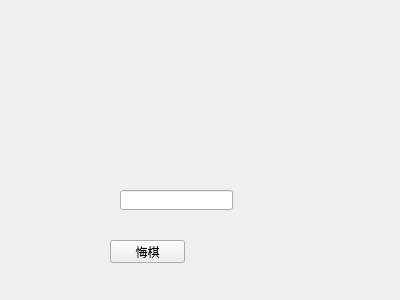
<?xml version="1.0" encoding="UTF-8"?>
<ui version="4.0">
 <class>Widget</class>
 <widget class="QWidget" name="Widget">
  <property name="geometry">
   <rect>
    <x>0</x>
    <y>0</y>
    <width>400</width>
    <height>300</height>
   </rect>
  </property>
  <property name="windowTitle">
   <string>Widget</string>
  </property>
  <widget class="QLineEdit" name="lineEdit">
   <property name="geometry">
    <rect>
     <x>120</x>
     <y>190</y>
     <width>113</width>
     <height>20</height>
    </rect>
   </property>
  </widget>
  <widget class="QPushButton" name="retractButton">
   <property name="geometry">
    <rect>
     <x>110</x>
     <y>240</y>
     <width>75</width>
     <height>23</height>
    </rect>
   </property>
   <property name="text">
    <string>悔棋</string>
   </property>
  </widget>
 </widget>
 <layoutdefault spacing="6" margin="11"/>
 <resources/>
 <connections/>
</ui>
